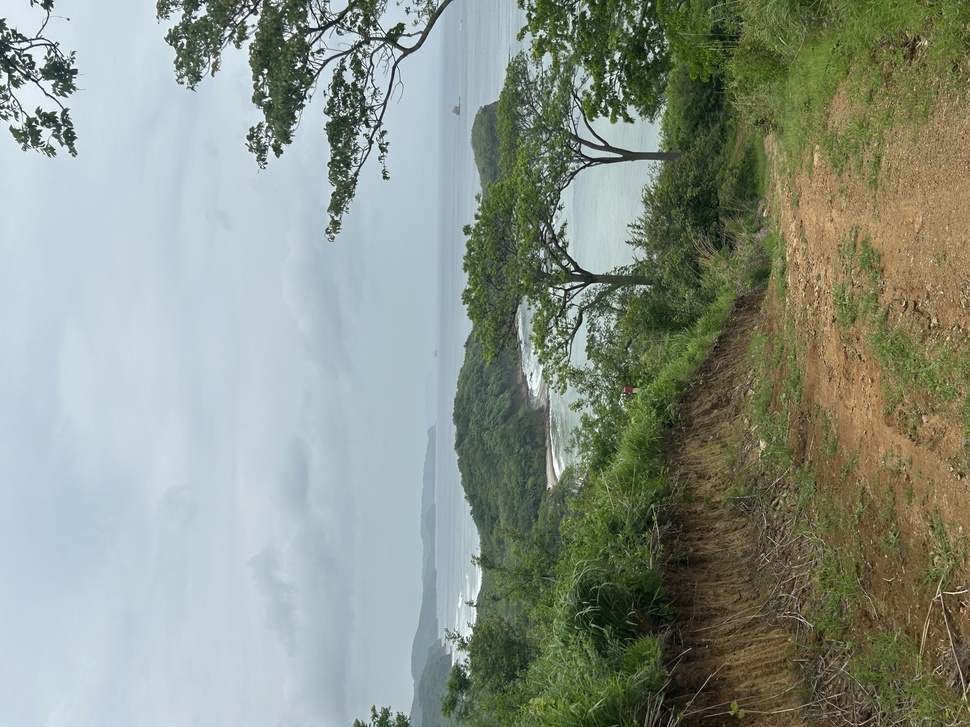
#> input picture Above the surf website/Pictures/IMG_8709.jpeg, 970 x 727 px, shrunk from 4032 x 3024 before the run
$ python rotate_costa.py
#> lines starting #> are read from the running program, lines starting #| are printed output that depends on the picture
from PIL import Image
import os

path = 'Pictures/IMG_8709.jpeg'
if os.path.exists(path):
    img = Image.open(path)
#> img is the input picture: PIL image 970x727 RGB; mean R, G, B 137.9, 146.6, 135.4
    # Let's rotate it another 90 degrees right
    img = img.rotate(-90, expand=True)
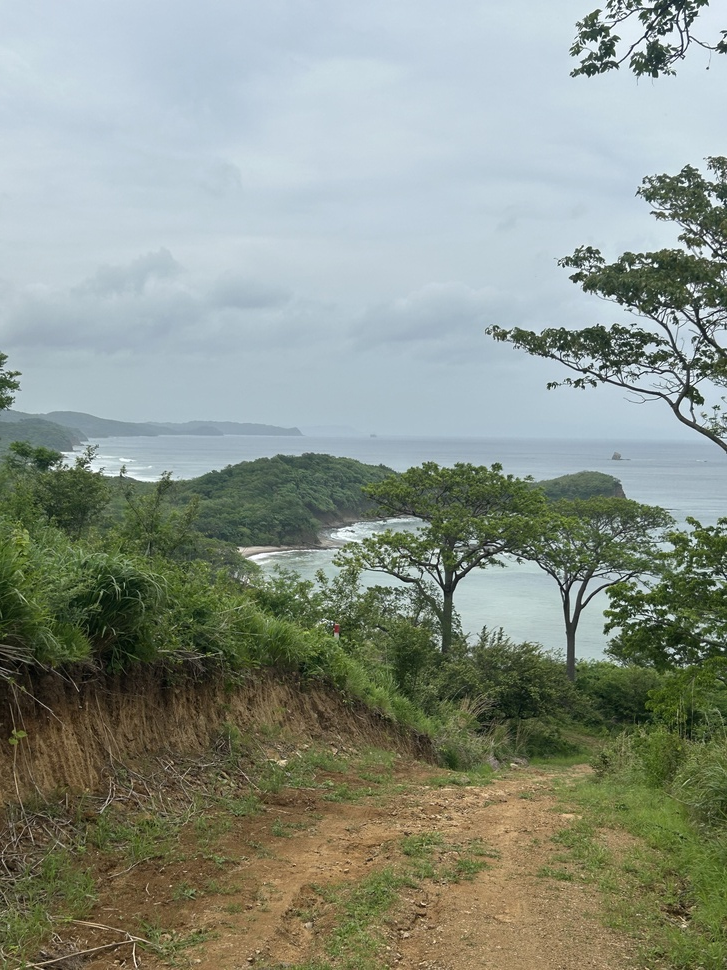
#> img: PIL image 727x970 RGB; mean R, G, B 137.9, 146.6, 135.4
    img.save(path)
    print(f"Rotated {path} 90 degrees clockwise.")

$ run again, with Above the surf website/Pictures/IMG_0336.jpeg copied over Above the surf website/Pictures/IMG_8709.jpeg
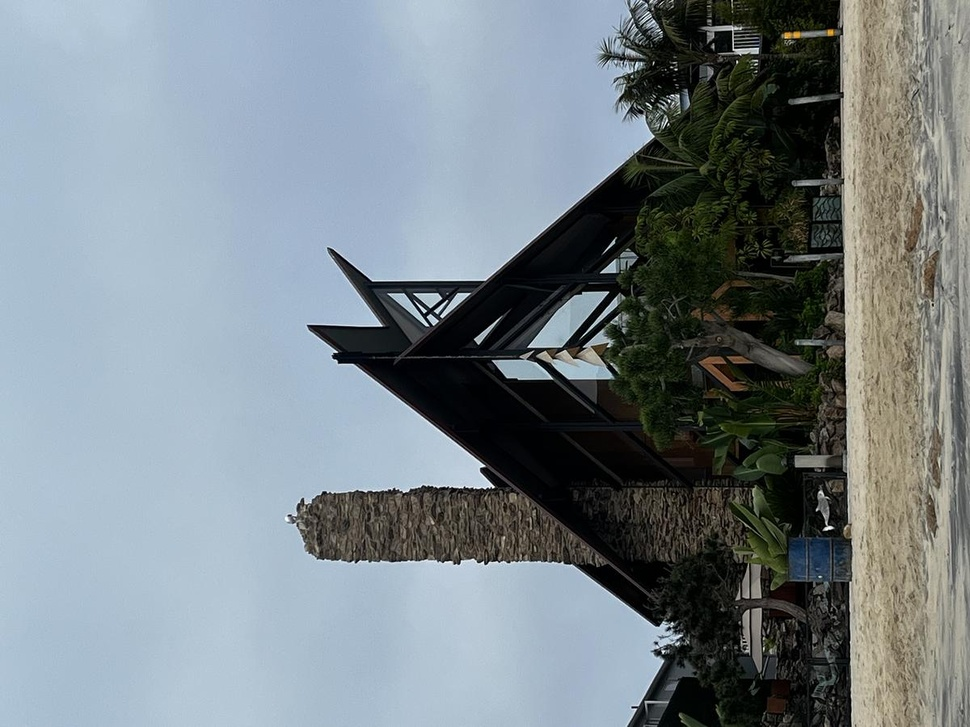
#> input picture Above the surf website/Pictures/IMG_0336.jpeg, 970 x 727 px, shrunk from 1200 x 900 before the run
#> img is the input picture: PIL image 970x727 RGB; mean R, G, B 122, 132.2, 137.8
#> `img = img.rotate(-90, expand=True)`:
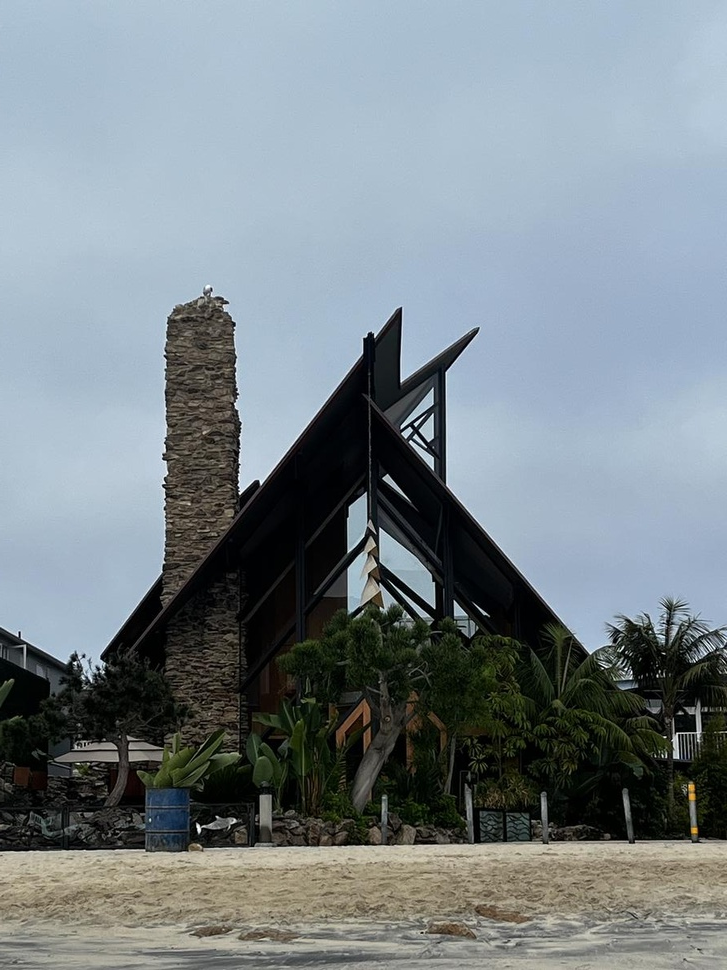
#> img: PIL image 727x970 RGB; mean R, G, B 122, 132.2, 137.8

$ run again, with Above the surf website/Pictures/IMG_8013.jpeg copied over Above the surf website/Pictures/IMG_8709.jpeg
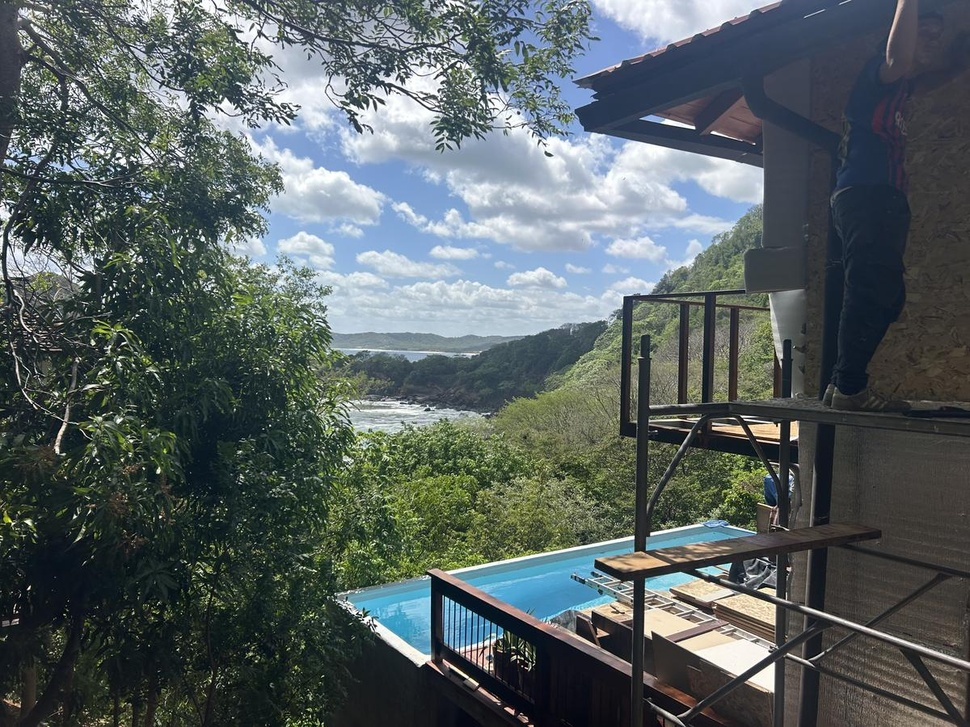
#> input picture Above the surf website/Pictures/IMG_8013.jpeg, 970 x 727 px, shrunk from 1200 x 900 before the run
#> img is the input picture: PIL image 970x727 RGB; mean R, G, B 87.2, 96.9, 97.4
#> `img = img.rotate(-90, expand=True)`:
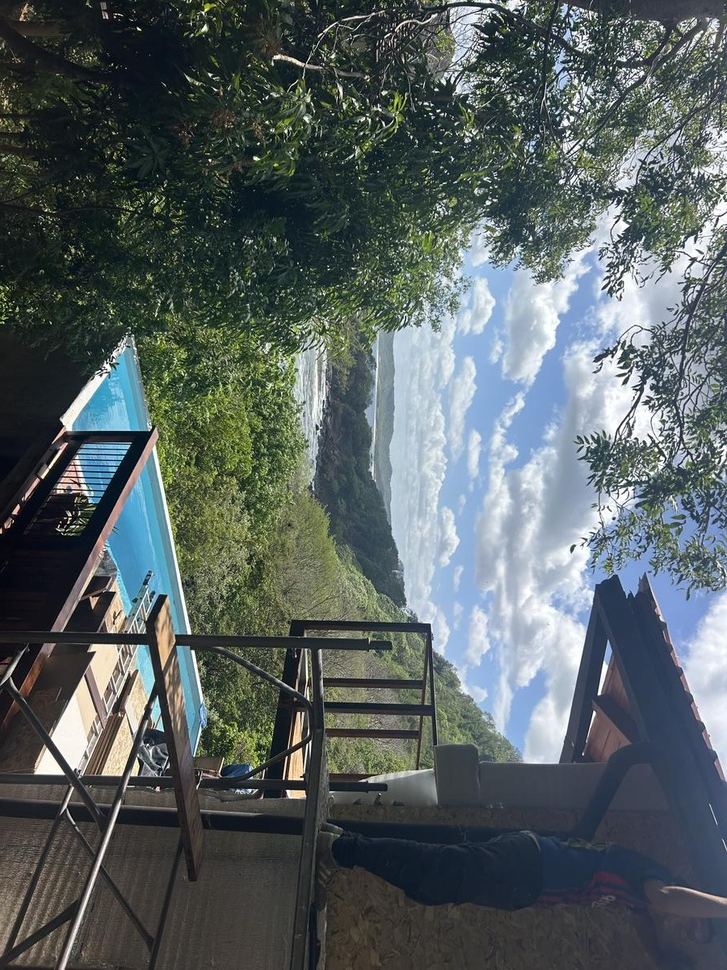
#> img: PIL image 727x970 RGB; mean R, G, B 87.2, 96.9, 97.4

$ run again, with Above the surf website/Pictures/IMG_8016.jpeg copied over Above the surf website/Pictures/IMG_8709.jpeg
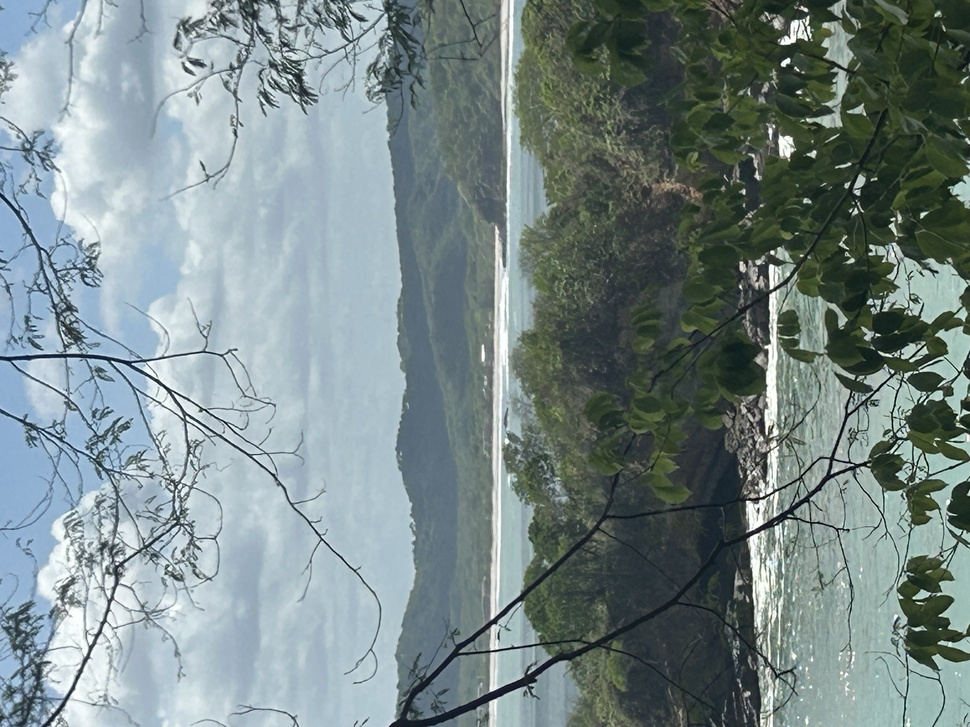
#> input picture Above the surf website/Pictures/IMG_8016.jpeg, 970 x 727 px, shrunk from 4032 x 3024 before the run
#> img is the input picture: PIL image 970x727 RGB; mean R, G, B 120.8, 136.2, 136.5
#> `img = img.rotate(-90, expand=True)`:
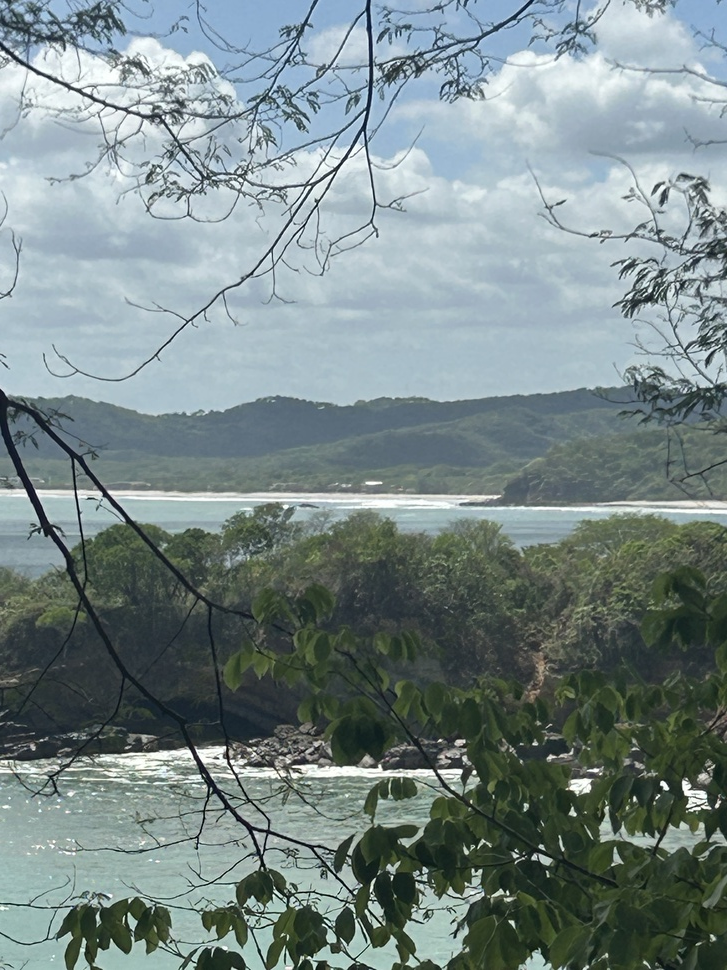
#> img: PIL image 727x970 RGB; mean R, G, B 120.8, 136.2, 136.5
